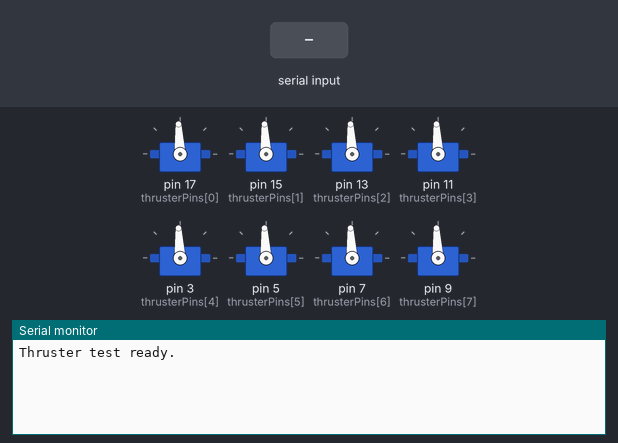
A sketch run on a simulated Arduino Uno, built with avr-gcc and run on an emulated ATmega328P. Parts: 8 × servo, the last lines printed to the serial monitor. The test bench sets the inputs (shaded band).

Above: at 1.2 s.
1.3 s: "90,45\n" received over Serial
At 1.8 s:
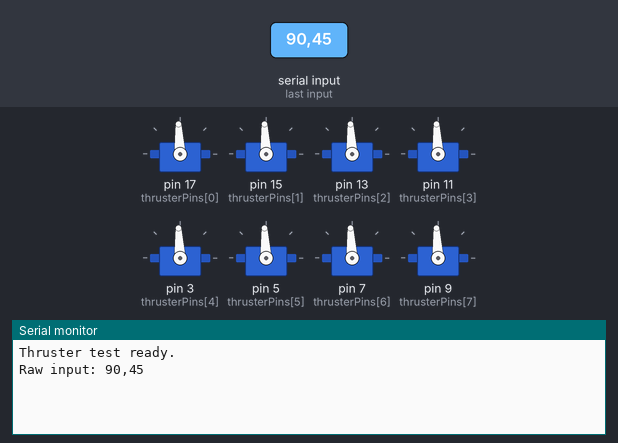
2.8 s: "0\n" received over Serial
At 4.0 s:
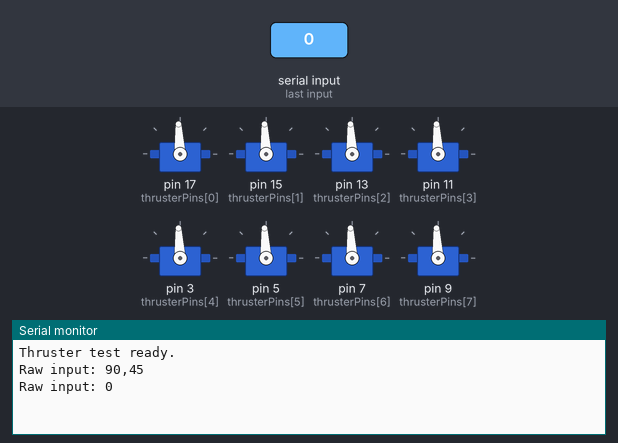
4.3 s: "c90\n" received over Serial
At 5.3 s:
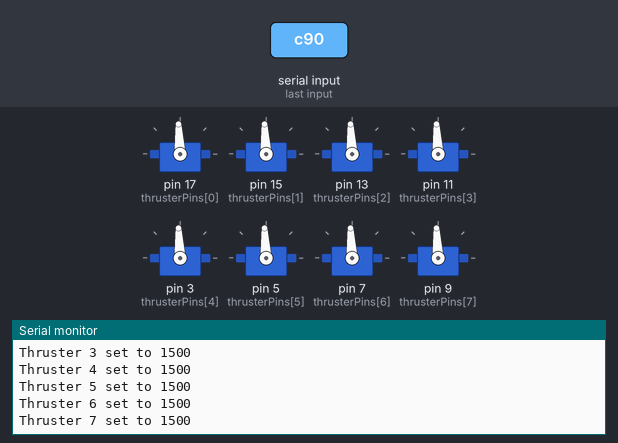
Timing chart, 0 to 7.3 s (numbered marks = the images above; inputs shaded):
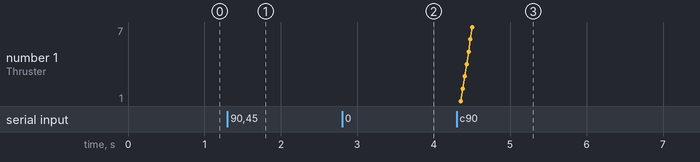

Measured:
- after the input at 1.3 s, the serial monitor: prints a new line at once (image 1)
- after the input at 2.8 s, the serial monitor: prints a new line at once (image 2)
- after the input at 4.3 s, the serial monitor: prints a new line at once (image 3)

The sketch:

arduino_thruster.ino
```cpp
#include <Servo.h>

const int THRUSTER_COUNT = 8;
Servo thrusters[THRUSTER_COUNT];
// Digital pins connected to each thruster's ESC signal wire
const byte thrusterPins[] = {17, 15, 13, 11, 3, 5, 7, 9};

void setup() {
  Serial.begin(9600);
  Serial.println("Thruster test ready.");

  for (int i = 0; i < THRUSTER_COUNT; i++) {
    thrusters[i].attach(thrusterPins[i]);
    thrusters[i].writeMicroseconds(1500);
  }
}

void loop() {
  if (Serial.available()) {
    String msg = Serial.readStringUntil('\n');
    msg.trim();

    if (msg.length() == 0) return;

    Serial.print("Raw input: ");
    Serial.println(msg);

    // Check for command starting with 'c'
    // Expected format:
    // c 1500,1500,1500,1500,1500,1500,1500,1500
    if (msg.charAt(0) == 'c') {
      String data = msg.substring(2);
      int thrusterValues[THRUSTER_COUNT] = {1500,1500,1500,1500,1500,1500,1500,1500};

      int index = 0;

      // Parse comma-separated PWM values
      while (data.length() > 0 && index < THRUSTER_COUNT) {
        int comma = data.indexOf(',');
        String token;
        if (comma == -1) {
          token = data;
          data = "";
        } else {
          token = data.substring(0, comma);
          data = data.substring(comma + 1);
        }
        thrusterValues[index] = token.toInt();
        index++;
      }


      // Apply PWM values to each thruster
      for (int i = 0; i < THRUSTER_COUNT; i++) {
        int value = thrusterValues[i];
        if (value >= 1100 && value <= 1900) {
          thrusters[i].writeMicroseconds(value);
          Serial.print("Thruster ");
          Serial.print(i);
          Serial.print(" set to ");
          Serial.println(value);
        } else {
          Serial.print("Thruster ");
          Serial.print(i);
          Serial.print(" got invalid value: ");
          Serial.println(value);
        }
      }
    }
  }
}
```

rov.ino
```cpp

```
